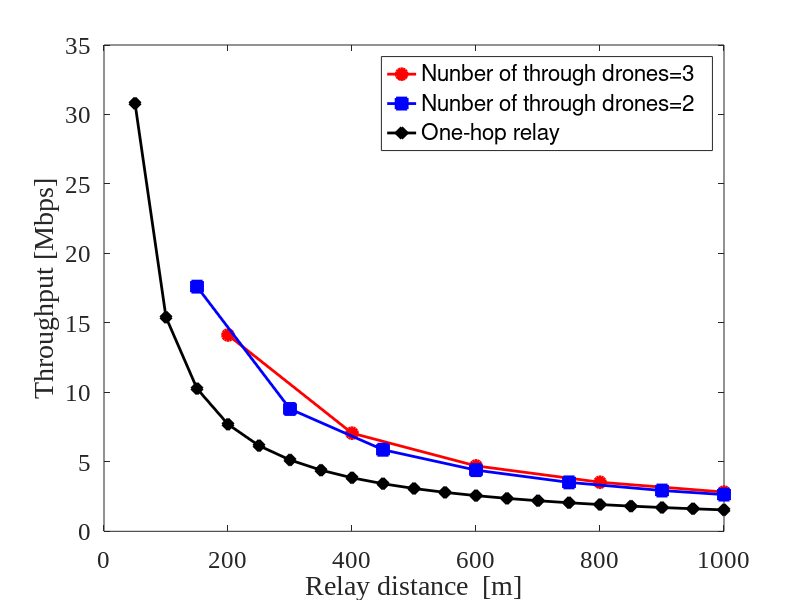

Reproduce this figure in MATLAB. (Note: this script raises an error after producing the figure.)
clear
Rmin = [-82, -81, -79, -77, -74, -70, -66, -65]; % 最小受信感度 [dBm]
TR = [6, 9, 12, 18, 24, 36, 48, 54]; % 伝送レート [Mbps]
databit = [24, 36, 48, 72, 96, 144, 192, 216]; % OFDMシンボルごとのデータビット[bit]

Tp = 10; % 送信電力 [dBm]
f = 2.4 * 10^9; % 周波数 [Hz]
c = 3 * 10^8; % 光速 [m/s]

PLCP_pre = 16; % PLCPプリアンブル[μs]
PLCPhead_sig = 1; % PLCPヘッダ（シグナル）[μs]
PLCPhead_ser = 16; % PLCPヘッダ（サービス）[μs]
ACK = 80; % 802.11ACKフレーム[bit]
MAC = 192; % 802.11MACヘッダ[bit]
LLC = 64; % LLCヘッダ[bit]
packet = 12000; % IPパケット長[bit]
FCS = 32; % FCS[bit]
tail = 6; % テイルビット[bit]
SIFS = 10; % [μs]
DIFS = 34; % [μs]
backoff = 101.5; % 平均バックオフ制御時間 [μs]

max_distance = 1000; % 最大距離 [m]

% フィルタリング: 54 Mbps, 24 Mbps, 18 Mbps のみ
indices = ismember(TR, [54, 24, 18]);
Rmin = Rmin(indices);
TR = TR(indices);
databit = databit(indices);

% 初期化
overhead = zeros(size(TR)); % オーバーヘッドの配列
payload = zeros(size(TR)); % ペイロードの配列
N = zeros(size(TR)); % 送信回数

% フィギュア1: スループットのプロット
figure('Position', [100, 100, 700, 500]); % 横長のグラフ (幅1200, 高さ500)
hold on;


markers = {'o', 's', 'd'}; % 点の形状を指定
colors = {'r', 'b', 'k'}; % 色を指定

for i = 1:length(Rmin)
    Rmin_current = Rmin(i);
    TR_current = TR(i);
    databit_current = databit(i);
    
    % 最大伝送距離の計算
    Lfs = Tp - Rmin_current; % 距離減衰 [dB]
    d_max = floor(((10^(Lfs / 20)) * c) / (4 * pi * f) / 50) * 50; % 最大伝送距離 [m]
    
    % フレームの計算
    ACK_t = PLCP_pre + (PLCPhead_sig + ceil((PLCPhead_ser + ACK + FCS + tail) / databit_current)) * 4;
    data_t = PLCP_pre + (PLCPhead_sig + ceil((PLCPhead_ser + MAC + LLC + packet + FCS + tail) / databit_current)) * 4;
    data_o_t = PLCP_pre + (PLCPhead_sig + ceil(ceil((PLCPhead_ser + MAC + LLC + packet + FCS + tail) / databit_current) - packet / databit_current)) * 4;
    
    % スループットを計算して繰り返しプロット
    if mod(max_distance, d_max) == 0
        distances = d_max:d_max:max_distance; 
    else
        distances = [d_max:d_max:max_distance max_distance];
    end
    throughput2 = zeros(size(distances)); % スループット配列の初期化
    payload_t = packet / databit_current * 4;
    N(i) = length(distances);
    
    for j = 1:length(distances)
        D = distances(j);
        total_tt = (ACK_t + data_t + SIFS + backoff + 6) * (D / d_max); % トータル時間計算
        overhead(i) = (ACK_t + data_o_t + SIFS + backoff + 6) * (D / d_max); % オーバーヘッドの総時間
        payload(i) = payload_t * (D / d_max); % ペイロードの送信時間
        throughput2(j) = packet / total_tt; % スループット [Mbps]
    end

     % プロット
     if TR_current==54
        plot(distances, throughput2, ['-' markers{i}], 'Color', colors{i},'LineWidth', 2, 'MarkerSize', 8, 'MarkerFaceColor', colors{i}, 'DisplayName', sprintf('One-hop relay '));
     else
        plot(distances, throughput2, ['-' markers{i}], 'Color', colors{i},'LineWidth', 2, 'MarkerSize', 8, 'MarkerFaceColor', colors{i}, 'DisplayName', sprintf('Nunber of through drones=%d ',((d_max/50)-1) ));
     end

     
    
end

% ラベル設定
xlabel('Relay distance  [m]', 'FontSize', 30, 'FontName', 'Times New Roman'); % X軸ラベル
ylabel('Throughput [Mbps]', 'FontSize', 30, 'FontName', 'Times New Roman'); % Y軸ラベル

% 横軸の範囲と間隔を設定
xticks(0:200:max_distance); % 0から最大距離まで200ごとの目盛りを設定

% 目盛りのフォントサイズ設定
set(gca, 'FontSize', 18, 'FontName', 'Times New Roman'); % 目盛り数字を大きく設定し、フォントを指定

% グラフの枠を表示
box on;
grid off;

% 凡例を設定
lgd = legend;
lgd.FontSize = 20; % 凡例フォントサイズ
lgd.FontName = 'Times New Roman'; % 凡例フォント指定
lgd.Location = 'northeast'; % 凡例を右上に配置
lgd.Box = 'off'; % 凡例の枠を非表示にする

hold off;

% フィギュア2: オーバーヘッドとペイロード時間の積み上げ棒グラフ
figure;
b = bar(1:length(TR), [overhead', payload'], 'stacked', 'BarWidth', 0.3); % 等間隔の整数インデックスを使用

% x軸のラベルを設定（例として伝送レートを表示）
xticks(1:length(TR)); % x軸を等間隔の整数インデックスに設定
xticklabels(arrayfun(@(x) sprintf('%d Mbps', x), TR, 'UniformOutput', false)); % カスタムラベルを設定

% グラフのラベルとタイトル設定
xlabel('伝送レート'); % 任意のラベル
ylabel('時間 [μs]');
title('伝送レートに対するオーバーヘッドとペイロードの時間');
grid on;

% 各ペイロードバーの部分にN-1等分の線を引く
hold on;
for i = 1:length(TR)
    num_lines = N(i) - 1; % 分割する線の数
    if num_lines > 0
        % ペイロード部分の高さ（青い部分）を取得
        payload_height = payload(i); 
        
        % 各分割の高さ
        y_step = payload_height / N(i); 
        
        for k = 1:num_lines
            y_position = overhead(i) + k * y_step; % 線を引くy位置（ペイロードの上部から）
            % ペイロード部分の上に黒い直線を引く
            plot([i - 0.15, i + 0.15], [y_position, y_position], 'k-', 'LineWidth', 0.5); % 黒い直線を描画
        end
    end
end
hold off;
